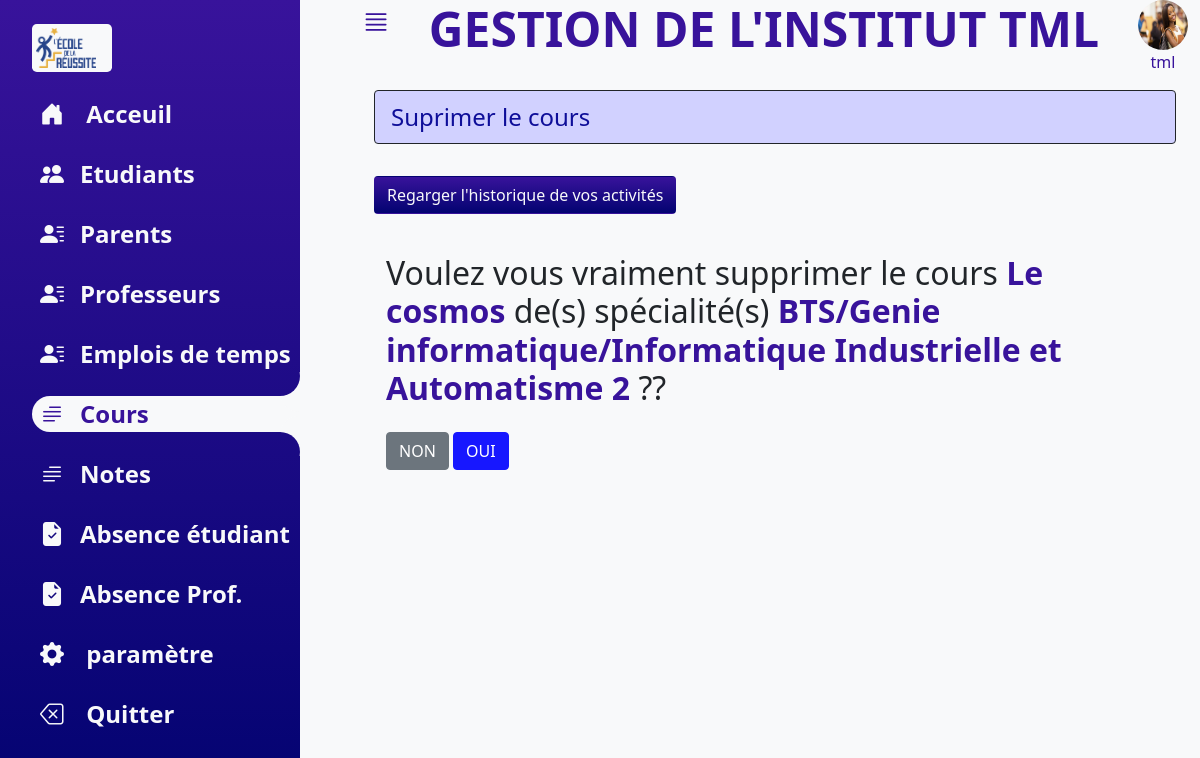
Screenshot of /direction/cours/suppressionCours/3/ (signed in) with the database file from the repository.
### direction/models.py (models this page shows, shortened)
class Cours(models.Model):
	titre=models.CharField(max_length=30)
	discipline=models.CharField(max_length=30)
	auteur=models.CharField(max_length=30)
	description=models.CharField(max_length=100)
	support=models.CharField(max_length=10)
	duree=models.PositiveSmallIntegerField()
	support_cours=models.FileField()
	def get_absolute_url(self):
		from django.urls import reverse
		return reverse("direction:lire_cours", kwargs={"pk":self.pk})
	class Meta:
		verbose_name="Cours"

class Specialite(models.Model):
	nom=models.CharField(max_length=60)
	filiere=models.ForeignKey("Filiere", on_delete=models.CASCADE)
	niveau=models.PositiveSmallIntegerField(validators=[MaxValueValidator(10), MinValueValidator(1)]);
	emploi_de_temps=models.OneToOneField("EmploiDeTemps", on_delete=models.SET_NULL, null=True, blank=True)
	cours=models.ManyToManyField("Cours",blank=True)
	numero_salle=models.PositiveSmallIntegerField(validators=[MaxValueValidator(500), MinValueValidator(1)], null=True, blank=True)
	delegue=models.OneToOneField("Etudiant", related_name="delegue", on_delete=models.SET_NULL, null=True, blank=True)
	class Meta:
		verbose_name="Specialité"
		verbose_name_plural="Specialités"

class Filiere(models.Model):
	nom=models.CharField(max_length=30)
	cycle=models.ForeignKey("Cycle", on_delete=models.CASCADE)
	class Meta:
		verbose_name="Filière"
		verbose_name_plural="Filières"

class Cycle(models.Model):
	nom=models.CharField(max_length=30)
	diplome=models.CharField(max_length=30)
	langue=models.CharField(max_length=2, choices=[("FR", "Français"), ("EN", "Anglais")], default="FR")
	class Meta:
		verbose_name="cycle"
		verbose_name_plural="cycles"

### direction/views.py (the view)
# urls.py: path("cours/suppressionCours/<int:pk>/", SuppressionCours.as_view(), name="suppression_cours"),
class SuppressionCours(UserPassesTestMixin, DeleteView):
    def test_func(self):
        try:
            group=self.request.user.groups.get(name="professeur")
            return True
        except:
            return False
    template_name="direction/suppression-cours.html"
    context_object_name="cours"
    model=Cours
    success_url="/direction/cours/liste_cours/"
    def get_context_data(self, **kwargs):
        context=super().get_context_data(**kwargs)
        cours=context["cours"]
        context["prev"]=reverse("direction:lire_cours", kwargs={"pk": cours.pk})
        return context

### direction/context_processors.py (called while the page is built)
def getNamesGroupUser(request):
	namesGroup=[group.name for group in request.user.groups.all()]
	return {"names_group": namesGroup}

### direction/templates/direction/suppression-cours.html (shortened to what this page needs)
{% extends "direction/base.html" %}
{% block message %}
 <p class="fs-4 border border-dark py-2 px-3 alert alert-primary">
    Suprimer le cours
 </p>
{% endblock %}
{% block content %}
{% include "direction/vertical-bar.html" with onglet=6 %}
<div class="container  mt-4 ">
    <h2> Voulez vous vraiment supprimer le cours <span class="fw-bold violet">{{cours.titre}} </span> de(s) spécialité(s) <span  class="fw-bold violet">{% for specialite in cours.specialite_set.all %}
    {{specialite.filiere.cycle.nom}}/{{specialite.filiere.nom}}/{{specialite.nom}}  {{specialite.niveau}}
   {% endfor %} </span> ??</h2>
    <form method="post" action="{{request.path}}" >
      <div class="mt-4">
        <a href="{{cours.get_absolute_url}}" class="btn btn-secondary mr-3" >NON</a>
        <input type="submit" name="" value="OUI" class="btn btn-primary">
    </div>
    </form>
  </div>
{% endblock %}

### direction/templates/direction/base.html (shortened to what this page needs)
{% load static %}
<!DOCTYPE html>
<html lang="fr" dir="ltr">
  <head>
    <link rel="stylesheet" type="text/css" href="{% static 'vitrine/css/style.css' %}">
    <link rel="stylesheet" type="text/css" href="{% static 'direction/css/direction-index.css' %}">
    <link rel="stylesheet" type="text/css" href="{% static 'vitrine/css/bootstrap-icons.css' %}">
  </head>
  <body>
    <div class="container-fluid bg-light">
      <div class="main active ">
        <div class=" top d-flex justify-content-between">
          <div class="menu" style="cursor:pointer;">
            <i class="bi bi-justify fs-3 "></i>
          </div>
          <div class="">
            <p class="text-uppercase display-5 fw-bold"> Gestion de l'institut TML </p>
          </div>
          <div class="">
            <img src="{% static 'vitrine/images/etudiante2.jpg' %}" class="rounded-circle d-block mx-auto" width="50px" height="50px" alt="">
            <p class="text-center"> {{user.username}}</p>
          </div>
        </div>
        <div class="container">
          <div class="">
              {% block message %}
              {% endblock %}
            <button type="button" class="btn my-3" name="button">Regarger l'historique de vos activités</button>
          </div>
          {% block content %}
          {% endblock %}
        </div>
      </div>
    </div>
  </body>
</html>

### direction/static/direction/css/direction-index.css (style rules this page uses)
:root { --violet-gradient:linear-gradient(rgba(56, 19, 155), rgba(3, 3, 113)); --violet:rgba(56, 19, 155); --white:#f8f9fa; }
.violet { color:var(--violet); }
.main { padding-left:130px; width:100%; transition: .5s; min-height: 100vh; }
.main .top { color:var(--violet); }
.main.active { padding-left: 350px; }
.main .container button { background: var(--violet); background-image: var(--violet-gradient); color:var(--white); }

### rows the page displays
Cours: titre "Le cosmos"
Specialite: filiere.cycle.nom "BTS", filiere.nom "Genie informatique", nom "Informatique Industrielle et Automatisme", niveau "2"

### other values shown
{{ user.username }} "tml"
